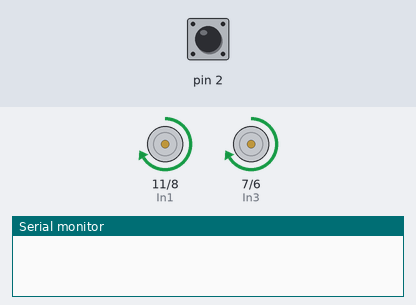
A sketch run on a simulated Arduino Uno, built with avr-gcc and run on an emulated ATmega328P. On the bench: motor-driver pin pairs drawn as motors (green arrow = first pin HIGH = forward, orange = second pin HIGH = backward, longer = more drive, scaled by the enable pin), the last lines printed to the serial monitor. The test bench sets the inputs (shaded band); at power-on: pin 2 LOW.

Above: at 1.2 s.
1.3 s: pin 2 pulsed HIGH 2 times (0.12 s each, 0.3 s apart)
At 2.7 s:
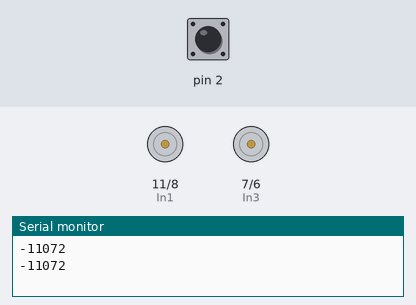
Timing chart, 0 to 10.5 s (numbered marks = the images above; inputs shaded):
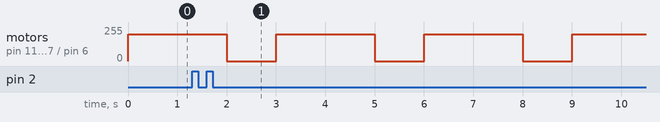

Measured:
- by itself, motor on pin 11 (In1) / pin 8 (In2), motor on pin 7 (In3) / pin 6 (In4): alternates forward 200/255 for 2.0 s and stopped for 1.0 s

The sketch:

DCMotorDriverV1.ino
```cpp
/*
  This code is used to control the DC servo motors for the Conduit Crawler
  It initializes the pin positions for control from the Microcontroller and
  impliments a simple forward drive motion. The code interfaces with the
  L298N Motor Controller Board. Our project uses the same control signals to
  operate two controller boards with a total of 4 DC motors.
  analogWrite() functions determines the spead of the DC motors

  The follwing tables controls the operation of the Hbridge. Setting the
  related pins will provide the desired direction
IN1   IN2   IN3   IN4   Direction
0     0     0     0     Stop
1     0     1     0     Forward
0     1     0     1     Reverse
1     0     0     1     Left
0     1     1     0     Right

 */

//Motor Connections and definitions
//The Arduino Pins on left, AVR pins on right
#define EnA 10 // PB2
#define EnB 5 // PD5
#define In1 11 // PB3 was 9 PB1
#define In2 8 // PB0
#define In3 7 // PD7
#define In4 6 // PD6
volatile int pwm_value = 0;
volatile int prev_time = 0;

void setup()
{
  // All motor control pins are outputs
  pinMode(EnA, OUTPUT); // PWM Signal of duty cycle between 0 (always off) and 255 (always on), accepts integers
  pinMode(EnB, OUTPUT); // PWM Signal "                                                                        "
  pinMode(In1, OUTPUT);
  pinMode(In2, OUTPUT);
  pinMode(In3, OUTPUT);
  pinMode(In4, OUTPUT);
   Serial.begin(9600);
  // when pin D2 goes high, call the rising function
  attachInterrupt(0, rising, RISING);
}
void goForward()   //run both motors forward in the same direction
{
  // turn on motor A
  digitalWrite(In1, HIGH);
  digitalWrite(In2, LOW);
  // set speed to 150 out 255
  analogWrite(EnA, 200);
  // turn on motor B
  digitalWrite(In3, HIGH);
  digitalWrite(In4, LOW);
  // set speed to 150 out 255
  analogWrite(EnB, 200);
  delay(2000);
  // now turn off motors
  digitalWrite(In1, LOW);
  digitalWrite(In2, LOW);
  digitalWrite(In3, LOW);
  digitalWrite(In4, LOW);
}

void goBackward()   //run both motors backward in the same direction
{
  // turn on motor A
  digitalWrite(In1, LOW);
  digitalWrite(In2, HIGH);
  // set speedA to 150 out 255
  analogWrite(EnA, 200);
  // turn on motor B
  digitalWrite(In3, LOW);
  digitalWrite(In4, HIGH);
  // set speedB to 150 out 255
  analogWrite(EnB, 200);
  delay(2000);
  // now turn off motors
  digitalWrite(In1, LOW);
  digitalWrite(In2, LOW);
  digitalWrite(In3, LOW);
  digitalWrite(In4, LOW);
}
void loop()
{
  goForward();
  delay(1000);
}

void rising() {
  attachInterrupt(0, falling, FALLING);
  prev_time = micros();
}

void falling() {
  attachInterrupt(0, rising, RISING);
  pwm_value = micros()-prev_time;
  Serial.println(pwm_value);
}
```
